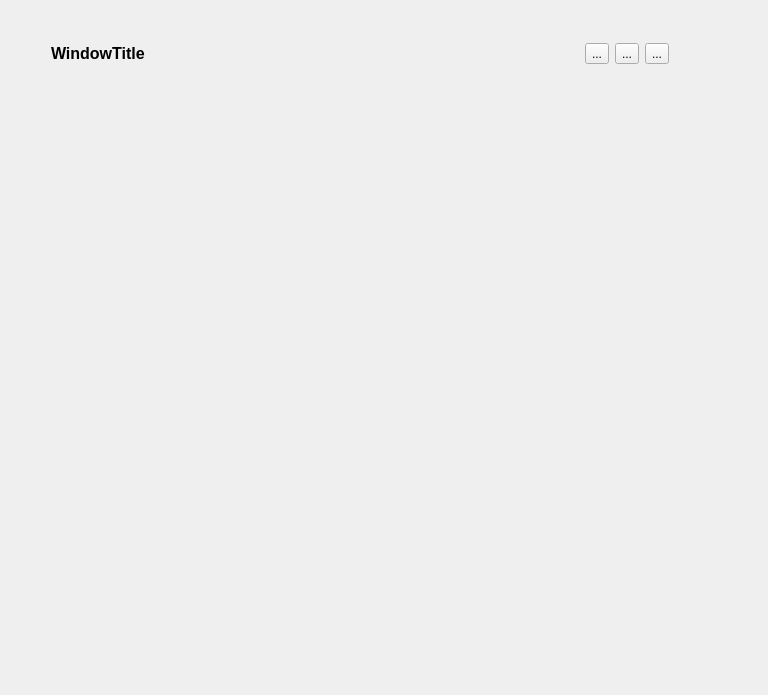
<?xml version="1.0" encoding="UTF-8"?>
<ui version="4.0">
 <class>FramelessWidget</class>
 <widget class="QWidget" name="FramelessWidget">
  <property name="geometry">
   <rect>
    <x>0</x>
    <y>0</y>
    <width>768</width>
    <height>695</height>
   </rect>
  </property>
  <property name="windowTitle">
   <string>FramelessWidget</string>
  </property>
  <widget class="QWidget" name="root_widget" native="true">
   <property name="geometry">
    <rect>
     <x>10</x>
     <y>6</y>
     <width>665</width>
     <height>475</height>
    </rect>
   </property>
   <property name="styleSheet">
    <string notr="true">.root {
    background-color: rgb(255, 255, 255);
    color: rgb(0, 0, 0);
    border: 1px solid rgb(255, 255, 255);
    border-radius: 6px;
}</string>
   </property>
   <widget class="QWidget" name="verticalLayoutWidget">
    <property name="geometry">
     <rect>
      <x>12</x>
      <y>32</y>
      <width>653</width>
      <height>343</height>
     </rect>
    </property>
    <layout class="QVBoxLayout" name="verticalLayout">
     <item>
      <widget class="QWidget" name="title_widget" native="true">
       <property name="minimumSize">
        <size>
         <width>0</width>
         <height>32</height>
        </size>
       </property>
       <property name="maximumSize">
        <size>
         <width>16777215</width>
         <height>32</height>
        </size>
       </property>
       <widget class="QWidget" name="layoutWidget">
        <property name="geometry">
         <rect>
          <x>0</x>
          <y>0</y>
          <width>651</width>
          <height>31</height>
         </rect>
        </property>
        <layout class="QHBoxLayout" name="horizontalLayout">
         <property name="leftMargin">
          <number>4</number>
         </property>
         <property name="topMargin">
          <number>4</number>
         </property>
         <property name="rightMargin">
          <number>4</number>
         </property>
         <property name="bottomMargin">
          <number>4</number>
         </property>
         <item>
          <widget class="QToolButton" name="toolButton_icon">
           <property name="styleSheet">
            <string notr="true">border: 0px</string>
           </property>
           <property name="text">
            <string/>
           </property>
          </widget>
         </item>
         <item>
          <widget class="QLabel" name="label_title">
           <property name="font">
            <font>
             <pointsize>12</pointsize>
             <bold>true</bold>
            </font>
           </property>
           <property name="text">
            <string>WindowTitle</string>
           </property>
           <property name="scaledContents">
            <bool>false</bool>
           </property>
          </widget>
         </item>
         <item>
          <spacer name="horizontalSpacer">
           <property name="orientation">
            <enum>Qt::Orientation::Horizontal</enum>
           </property>
           <property name="sizeHint" stdset="0">
            <size>
             <width>40</width>
             <height>20</height>
            </size>
           </property>
          </spacer>
         </item>
         <item>
          <widget class="QToolButton" name="toolButton_min">
           <property name="toolTip">
            <string>最小化</string>
           </property>
           <property name="text">
            <string>...</string>
           </property>
           <property name="icon">
            <iconset theme="QIcon::ThemeIcon::ListRemove"/>
           </property>
          </widget>
         </item>
         <item>
          <widget class="QToolButton" name="toolButton_max">
           <property name="toolTip">
            <string>最大化/还原</string>
           </property>
           <property name="text">
            <string>...</string>
           </property>
           <property name="icon">
            <iconset theme="QIcon::ThemeIcon::ListAdd"/>
           </property>
          </widget>
         </item>
         <item>
          <widget class="QToolButton" name="toolButton_close">
           <property name="toolTip">
            <string>关闭</string>
           </property>
           <property name="text">
            <string>...</string>
           </property>
           <property name="icon">
            <iconset theme="QIcon::ThemeIcon::ApplicationExit"/>
           </property>
          </widget>
         </item>
        </layout>
       </widget>
      </widget>
     </item>
     <item>
      <widget class="QWidget" name="empty_widget" native="true"/>
     </item>
    </layout>
   </widget>
  </widget>
 </widget>
 <resources/>
 <connections/>
</ui>
